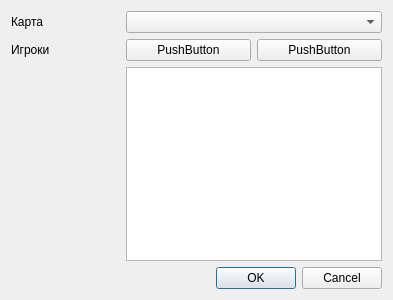
<?xml version="1.0" encoding="UTF-8"?>
<ui version="4.0">
 <class>MatchDialog</class>
 <widget class="QDialog" name="MatchDialog">
  <property name="geometry">
   <rect>
    <x>0</x>
    <y>0</y>
    <width>393</width>
    <height>300</height>
   </rect>
  </property>
  <property name="windowTitle">
   <string>Матч</string>
  </property>
  <layout class="QGridLayout" name="gridLayout">
   <item row="0" column="0">
    <widget class="QLabel" name="lMap">
     <property name="text">
      <string>Карта</string>
     </property>
    </widget>
   </item>
   <item row="0" column="1" colspan="2">
    <widget class="QComboBox" name="comboBox"/>
   </item>
   <item row="1" column="0">
    <widget class="QLabel" name="lPlayers">
     <property name="text">
      <string>Игроки</string>
     </property>
    </widget>
   </item>
   <item row="1" column="1">
    <widget class="QPushButton" name="pushButton">
     <property name="text">
      <string>PushButton</string>
     </property>
    </widget>
   </item>
   <item row="1" column="2">
    <widget class="QPushButton" name="pushButton_2">
     <property name="text">
      <string>PushButton</string>
     </property>
    </widget>
   </item>
   <item row="3" column="0" colspan="3">
    <widget class="QDialogButtonBox" name="buttonBox">
     <property name="orientation">
      <enum>Qt::Horizontal</enum>
     </property>
     <property name="standardButtons">
      <set>QDialogButtonBox::Cancel|QDialogButtonBox::Ok</set>
     </property>
    </widget>
   </item>
   <item row="2" column="1" colspan="2">
    <widget class="QListView" name="listView">
     <property name="dragEnabled">
      <bool>false</bool>
     </property>
     <property name="dragDropMode">
      <enum>QAbstractItemView::InternalMove</enum>
     </property>
     <property name="selectionMode">
      <enum>QAbstractItemView::MultiSelection</enum>
     </property>
    </widget>
   </item>
  </layout>
 </widget>
 <resources/>
 <connections>
  <connection>
   <sender>buttonBox</sender>
   <signal>accepted()</signal>
   <receiver>MatchDialog</receiver>
   <slot>accept()</slot>
   <hints>
    <hint type="sourcelabel">
     <x>248</x>
     <y>254</y>
    </hint>
    <hint type="destinationlabel">
     <x>157</x>
     <y>274</y>
    </hint>
   </hints>
  </connection>
  <connection>
   <sender>buttonBox</sender>
   <signal>rejected()</signal>
   <receiver>MatchDialog</receiver>
   <slot>reject()</slot>
   <hints>
    <hint type="sourcelabel">
     <x>316</x>
     <y>260</y>
    </hint>
    <hint type="destinationlabel">
     <x>286</x>
     <y>274</y>
    </hint>
   </hints>
  </connection>
 </connections>
</ui>
